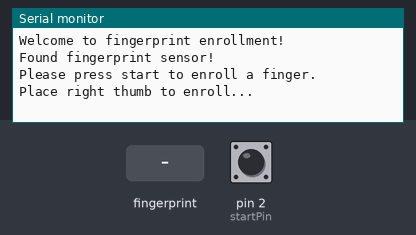
Bench run of a sketch on a simulated Arduino Mega 2560, built with avr-gcc and run on an emulated ATmega2560. Shown: the last lines printed to the serial monitor. Inputs (shaded band) come from the test bench; at power-on: pin 2 (startPin) HIGH.

Above: at 2.3 s.
2.4 s: finger stored as number 1 placed on the sensor
At 3.7 s:
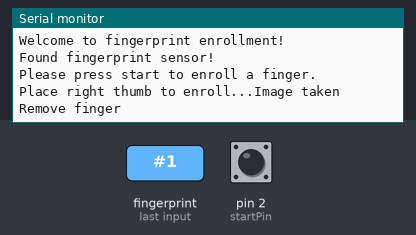
6.2 s: finger stored as number 1 placed on the sensor
At 6.37 s:
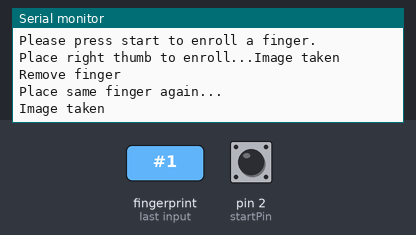

The sketch:

enroll.ino
```cpp
#include <Adafruit_Fingerprint.h>


#define mySerial Serial1


Adafruit_Fingerprint finger = Adafruit_Fingerprint(&mySerial);

uint8_t id;
const int startPin = 2;

//variables will change
int startButtonState = 0;

void setup()
{
  Serial.begin(9600);
  while (!Serial);
  delay(100);
  Serial.println("\n\nWelcome to fingerprint enrollment!");

  // set the data rate for the sensor serial port
  finger.begin(57600);

  if (finger.verifyPassword()) {
    Serial.println("\nFound fingerprint sensor!");
  } else {
    Serial.println("Did not find fingerprint sensor.");
    while (1) { delay(1); }
  }
  //initializing the button inputs
  pinMode(startPin, INPUT);
}


void loop(){

   Serial.println("\nPlease press start to enroll a finger.");
  //get button input for start and put here
   do{
     startButtonState = digitalRead(startPin);
   }while(startButtonState != HIGH);

  finger.getTemplateCount();
  int numberOfEntries = (int) finger.templateCount;

  id = numberOfEntries+1;
  if(id>=127) Serial.println("Max memory reached, cannot enroll any more fingers.");
  if (id == 0) {// ID #0 not allowed, try again!
     return;
  }
  while (!  getFingerprintEnroll() );
}

uint8_t getFingerprintEnroll() {

  int p = -1;

  //take picture
  Serial.print("\nPlace right thumb to enroll...");
  while (p != FINGERPRINT_OK) {
    p = finger.getImage();
    switch (p) {
    case FINGERPRINT_OK:
      Serial.println("Image taken");
      break;
    case FINGERPRINT_NOFINGER:
      break;
    case FINGERPRINT_PACKETRECIEVEERR:
      Serial.println("Communication error");
      break;
    case FINGERPRINT_IMAGEFAIL:
      Serial.println("Imaging error");
      break;
    default:
      Serial.println("Unknown error");
      break;
    }
  }

  // convert image to template

  p = finger.image2Tz(1);
  switch (p) {
    case FINGERPRINT_OK:
      break;
    case FINGERPRINT_IMAGEMESS:
      Serial.println("Image too messy");
      return p;
    case FINGERPRINT_PACKETRECIEVEERR:
      Serial.println("Communication error");
      return p;
    case FINGERPRINT_FEATUREFAIL:
      Serial.println("Could not find fingerprint features");
      return p;
    case FINGERPRINT_INVALIDIMAGE:
      Serial.println("Could not find fingerprint features");
      return p;
    default:
      Serial.println("Unknown error");
      return p;
  }

  //prepare to take second picture
  Serial.println("Remove finger");
  delay(2000);
  p = 0;

  while (p != FINGERPRINT_NOFINGER) {
    p = finger.getImage();
  }

  p = -1;
  Serial.println("Place same finger again...");
  while (p != FINGERPRINT_OK) {
    p = finger.getImage();
    switch (p) {
    case FINGERPRINT_OK:
      Serial.println("Image taken");
      break;
    case FINGERPRINT_NOFINGER:
      break;
    case FINGERPRINT_PACKETRECIEVEERR:
      Serial.println("Communication error");
      break;
    case FINGERPRINT_IMAGEFAIL:
      Serial.println("Imaging error");
      break;
    default:
      Serial.println("Unknown error");
      break;
    }
  }


  //create second template from picture
  p = finger.image2Tz(2);
  switch (p) {
    case FINGERPRINT_OK:
      break;
    case FINGERPRINT_IMAGEMESS:
      Serial.println("Image too messy");
      return p;
    case FINGERPRINT_PACKETRECIEVEERR:
      Serial.println("Communication error");
      return p;
    case FINGERPRINT_FEATUREFAIL:
      Serial.println("Could not find fingerprint features");
      return p;
    case FINGERPRINT_INVALIDIMAGE:
      Serial.println("Could not find fingerprint features");
      return p;
    default:
      Serial.println("Unknown error");
      return p;
  }

  // Make model to store

  p = finger.createModel();
  if (p == FINGERPRINT_OK) {
    Serial.println("Prints matched!");
  } else if (p == FINGERPRINT_PACKETRECIEVEERR) {
    Serial.println("Communication error");
    return p;
  } else if (p == FINGERPRINT_ENROLLMISMATCH) {
    Serial.println("Fingerprints did not match");
    return p;
  } else {
    Serial.println("Unknown error");
    return p;
  }

  p = finger.storeModel(id);
  if (p == FINGERPRINT_OK) {
    Serial.println("Stored! Thank you!");
  } else if (p == FINGERPRINT_PACKETRECIEVEERR) {
    Serial.println("Communication error");
    return p;
  } else if (p == FINGERPRINT_BADLOCATION) {
    Serial.println("Could not store in that location");
    return p;
  } else if (p == FINGERPRINT_FLASHERR) {
    Serial.println("Error writing to flash");
    return p;
  } else {
    Serial.println("Unknown error");
    return p;
  }
}
```

Measured:
- after the input at 2.4 s, the serial monitor: prints a new line after 0.06 s (image 1)
- after the input at 6.2 s, the serial monitor: prints a new line at once (image 2)
